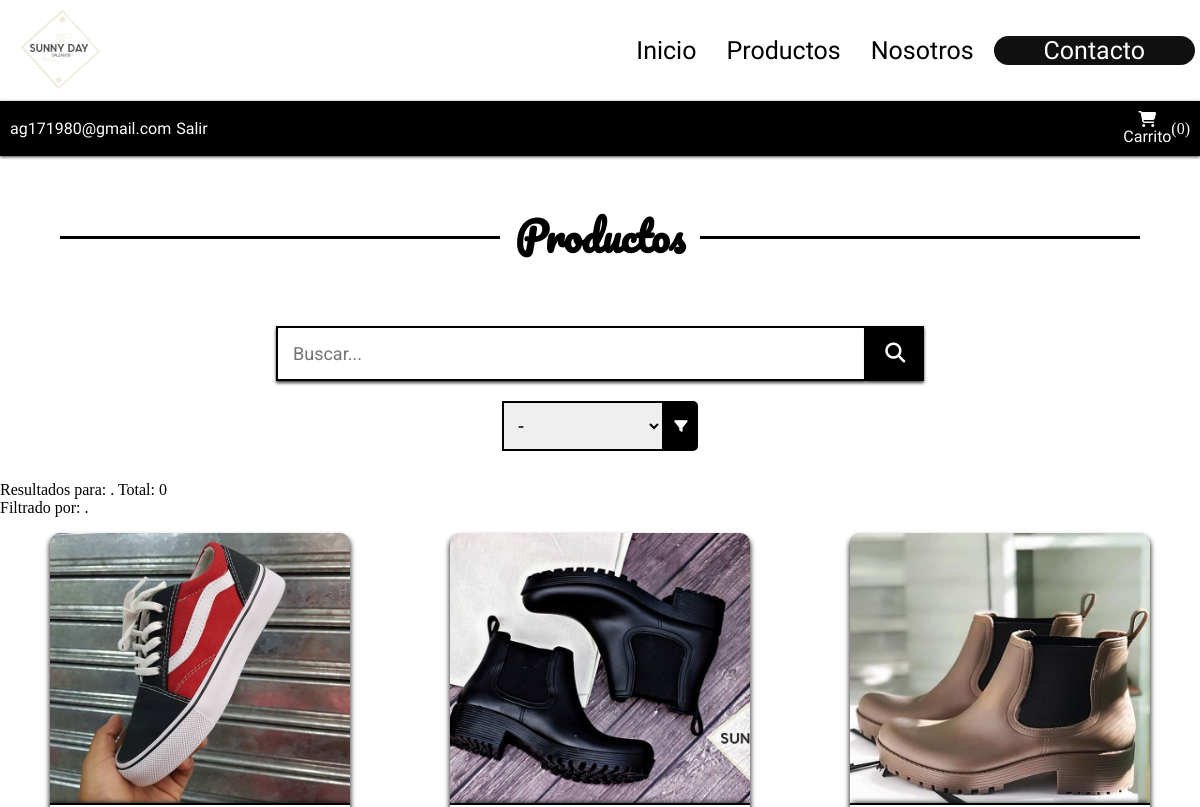
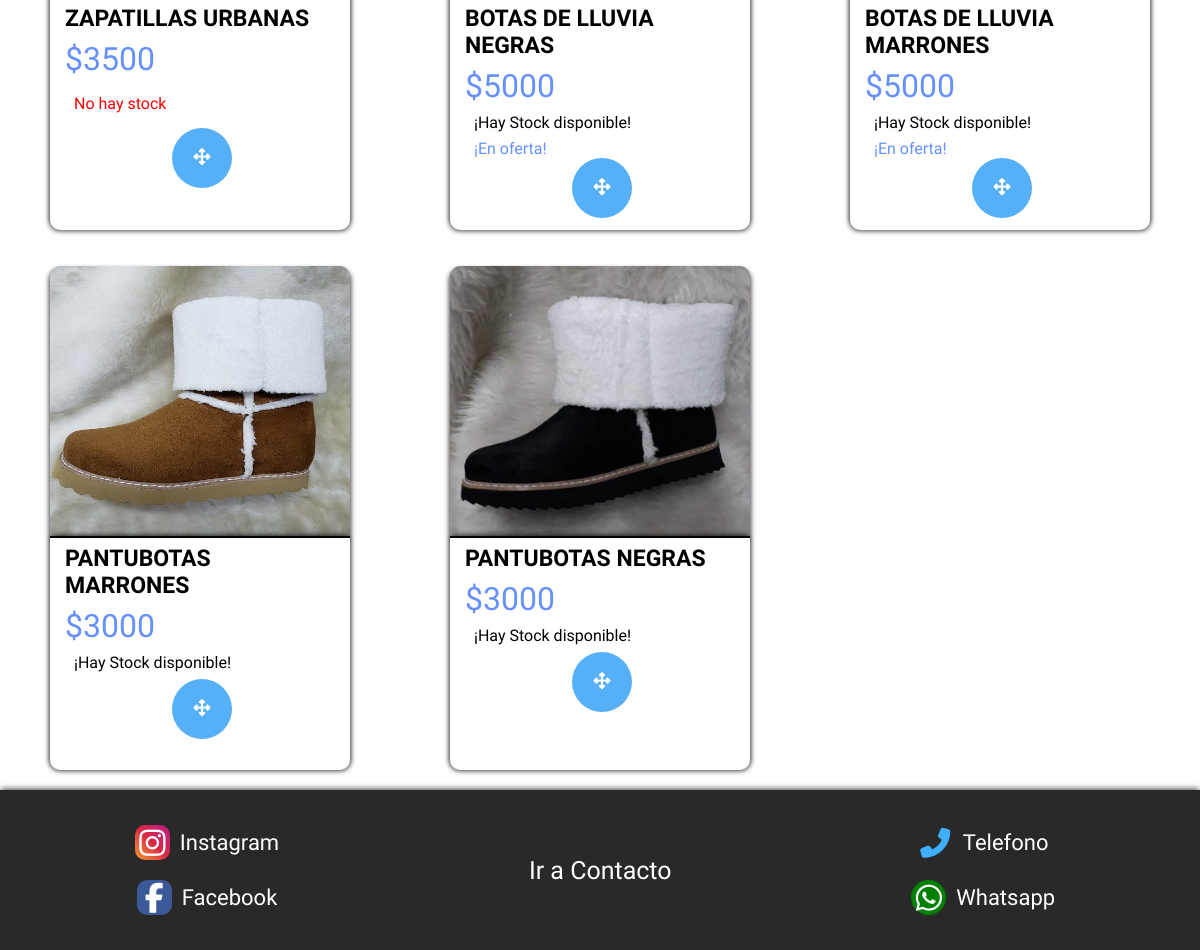
The page /productos.php (signed in) on the database its author committed (2 pictures, top to bottom).
### tables this page shows
CREATE TABLE `productos` (
  `id_producto` int(255) NOT NULL,
  `foto_producto` varchar(255) NOT NULL,
  `nombre_producto` varchar(255) NOT NULL,
  `descripcion_producto` varchar(255) NOT NULL,
  `precio_producto` int(255) NOT NULL,
  `stock_producto` int(255) NOT NULL,
  `oferta_producto` tinyint(1) NOT NULL,
  `talles_producto` int(255) NOT NULL
);

### productos.php (the view, shortened to what this page needs)
<?php
include 'actions/conexion.php';
$buscar = $_POST['palabra'];
$filtro = $_POST['select'];
$consultar = $pdo->prepare("SELECT * FROM productos WHERE nombre_producto LIKE '%$buscar%'");
$consultar->execute();
$listaFiltro = $consultar->fetchAll(PDO::FETCH_ASSOC);
?>
<!DOCTYPE html>
<html lang="en">
<head>
    <link rel="stylesheet" href="css/header.css">
    <link rel="stylesheet" href="css/usuario.css">
    <link rel="stylesheet" href="css/productos.css">
    <link rel="stylesheet" href="css/footer.css">
</head>
<body>
    <header>
        <?php include 'componentes/header.php'; ?>
    </header>
    <?php include 'componentes/usuario.php'; ?>
    <article>
        <section>
            <h1><span>Productos</span></h1>
            <form method="POST" class="formulario_buscador" role="search" action="productos.php">
                <div class="btn-group">
                    <input type="search" name="palabra" class="search_input" placeholder="Buscar..." value="<?php echo $buscar; ?>">
                    <button type="submit" name="buscador" class="button" data-toggle="searchbar">
                        <i class="fa fa-search"></i>
                    </button>
                </div>
                <div class="btn-group">
                    <select name="select" class="select_input" id="select">
                        <option value="-">-</option>
                    </select>
                    <button type="submit" name="filtro" class="button_input"><i class="fas fa-filter"></i></button>
                </div>
            </form>
            <?php
            if ($buscar == null || $filtro == null) {
                echo '<div class="d-flex flex-row justify-content-around">
                <p>Resultados para: <b>' . $buscar . '</b>. Total: ' . $cantidad . '</p>
                <p>Filtrado por: <b>' . $filtro . '</b>.</p>
                </div>';
            } else {
                echo '<div class="d-flex flex-row justify-content-around">
                <p>Resultados para: <b>' . $buscar . '</b>. Total: ' . $cantidad . '</p>
                <p>Filtrado por: <b>' . $filtro . '</b>.</p>
                </div>';
            }
            ?>
        </section>
        <section class="productos">
            <?php foreach ($listaFiltro as $filtro) { ?>
                <div class="item" id="<?php echo $filtro['id_producto']; ?>">
                    <div class="imagen">
                        <img src="imagenes/<?php echo $filtro['foto_producto'] ?>" class="img" alt="">
                    </div>
                    <div class="informacion">
                        <div class="head-card">
                            <div class="h-cinco">
                                <h5><?php echo $filtro['nombre_producto']; ?></h5>
                            </div>
                            <div class="p-cinco">
                                <p>$<?php echo $filtro['precio_producto']; ?></p>
                            </div>
                        </div>
                        <?php if ($filtro['stock_producto'] != 0) : ?>
                            <p class="stock">¡Hay Stock disponible!</p>
                            <?php if ($filtro['oferta_producto'] == 1) : ?>
                                <p class="oferta">¡En oferta!</p>
                            <?php else : ?>
                            <?php endif; ?>
                            <div class="buttons">
                                <form method="POST" action="publicacion.php">
                                    <button type="submit" class=" btn button-card view"><i class="fas fa-arrows-alt"></i></button>
                                </form>
                            </div>
                        <?php else : ?>
                            <p class="no-stock">No hay stock</p>
                            <div class="buttons">
                                <form method="POST" action="publicacion.php">
                                    <button type="submit" class=" button-card view"><i class="fas fa-arrows-alt"></i></button>
                                </form>
                            </div>
                        <?php endif; ?>
                    </div>
                </div>
            <?php } ?>
        </section>
    </article>
    <footer>
        <?php include 'componentes/footer.php'; ?>
    </footer>
</body>
</html>

### css/header.css (style rules this page uses)
* { margin: 0; padding: 0; box-sizing: border-box; }
header { background-color: rgba(255, 255, 255, 0.9); height: 101px; display: flex; flex-direction: row; align-items: center; justify-content: space-between; }

### css/productos.css (style rules this page uses)
* { margin: 0; padding: 0; box-sizing: border-box; }
h1 { text-align: center; position: relative; margin: 45px 0px; font-family: 'Pacifico', cursive; }
h1 span { background-color: white; z-index: 1; position: relative; padding: 15px; font-size: 40px; }
h1::after { content: ''; width: 90vw; height: 3px; position: absolute; top: 50%; left: 5vw; display: flex; flex-direction: column; justify-content: center; align-items: center; background-color: black; z-index: 0; }
.productos { display: grid; grid-template-columns: auto auto auto; }
.formulario_buscador { display: flex; flex-direction: column; justify-content: center; width: 60%; margin: 20px auto; }
.btn-group { display: flex; flex-direction: row; justify-content: center; width: auto; margin: 10px 0; }
.search_input { flex-basis: 82%; width: 80%; outline: none; padding: 15px; box-shadow: 0px 2px 3px 0px rgba(0, 0, 0, 0.75); border: 2px solid black; font-family: 'Roboto', sans-serif; font-size: 18px; }
.select_input { border: 2px solid black; font-family: 'Roboto', sans-serif; padding: 10px; font-size: 20px; }
.button_input { padding: 10px; background-color: black; color: white; border: none; border-radius: 5px; border-top-left-radius: 0px; border-bottom-left-radius: 0px; }
.button { background-color: black; border: none; padding: 5px 15px; color: white; flex-basis: 8%; box-shadow: 0px 2px 3px 0px rgba(0, 0, 0, 0.75); transition: all 0.2s; font-size: 20px; }
.productos .item { background-color: white; box-shadow: 0px 0px 5px 1px rgba(0, 0, 0, 0.75); margin: 20px auto; border-radius: 10px; display: flex; flex-direction: column; width: 300px; height: 500px; }
.productos .item .imagen { margin: -4px 0; }
.productos .item .imagen .img { width: 300px; height: 270px; border-top-right-radius: 10px; border-top-left-radius: 10px; }
.productos .item .informacion>p { font-family: 'Barlow Condensed', sans-serif; margin-left: 1.5em; }
.informacion>.stock { margin: 7px 0; }
.informacion>.no-stock { color: red; margin: 15px 0; }
.informacion>.oferta { color: #6691FC; }
.informacion { box-shadow: 0px -3px 5px -2px rgba(0, 0, 0, 0.75); border-top: 2px solid black; height: 230px; }
.informacion .head-card { display: flex; flex-direction: column; width: 100%; }
.head-card .h-cinco h5, .head-card .p-cinco p { margin: 7px 15px; }
.head-card .h-cinco h5 { font-size: 23px; font-family: 'Open Sans Condensed', sans-serif; }
.head-card .p-cinco p { font-family: 'Open Sans Condensed', sans-serif; font-size: 32px; color: #6691FC; margin: 1px 15px; }
.buttons { display: flex; flex-direction: row; justify-content: space-around; align-items: center; margin-bottom: 30px; }
.buttons .button-card { transition: all 0.2s; height: 60px; width: 60px; color: white; border: none; border-radius: 40px; outline: none; }
.buttons .view { background-color: #55B0F8; font-size: 17px; outline: none; }

### css/footer.css (style rules this page uses)
* { margin: 0; padding: 0; }
footer { background-color: #292929; color: white; display: flex; flex-direction: row; justify-content: center; align-items: center; box-shadow: 0px -2px 6px -1px rgba(0, 0, 0, 0.75); padding: 15px; }

### rows shown on the page
productos: foto_producto (picture), nombre_producto "ZAPATILLAS URBANAS", precio_producto "3500"
productos: foto_producto (picture), nombre_producto "BOTAS DE LLUVIA NEGRAS", precio_producto "5000", oferta_producto "¡En oferta!"
productos: foto_producto (picture), nombre_producto "BOTAS DE LLUVIA MARRONES", precio_producto "5000", oferta_producto "¡En oferta!"
productos: foto_producto (picture), nombre_producto "PANTUBOTAS MARRONES", precio_producto "3000"
productos: foto_producto (picture), nombre_producto "PANTUBOTAS NEGRAS", precio_producto "3000"

### other values the page prints
$_SESSION['email'] "ag171980@gmail.com"
$cantidad "0"
